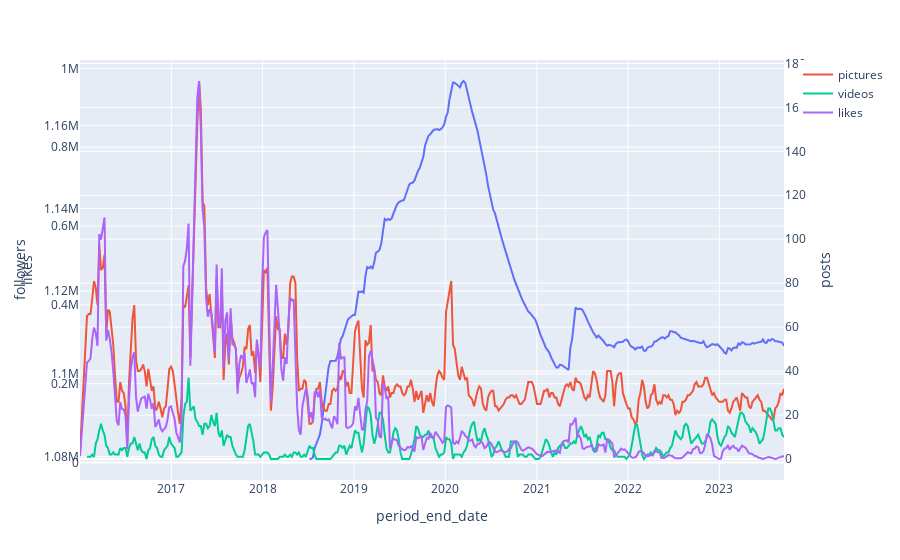

This figure's notebook cell:
### Code cell
brand_name = "John John Denim"
plotting_df = data[lambda x: x['business_entity_doing_business_as_name'] == brand_name][['period_end_date','followers','pictures','videos','comments','likes']].drop_duplicates().copy()

# Create Plotly Express plot
fig = px.line(plotting_df, x='period_end_date', y='followers')

# Add another trace for Value2 on a secondary y-axis
fig.add_trace(go.Scatter(x=plotting_df['period_end_date'], y=plotting_df['pictures'], name='pictures', yaxis='y2'))
fig.add_trace(go.Scatter(x=plotting_df['period_end_date'], y=plotting_df['videos'], name='videos', yaxis='y2'))
fig.add_trace(go.Scatter(x=plotting_df['period_end_date'], y=plotting_df['likes'], name='likes', yaxis='y3'))

# Update layout to add secondary y-axis
fig.update_layout(
    yaxis2=dict(title='posts', overlaying='y', side='right'),
    yaxis3=dict(title='likes', overlaying='y', side='left')
)

# Show plot
fig.show()

### Figure 1 — Plotly figure (JSON) as saved in the notebook; plotly's stock layout.template omitted (floating-point values rounded to 4 significant figures; data arrays with more than 128 entries replaced by an {"elided": "..."} marker saying what was removed)
{"data": [{"hovertemplate": "period_end_date=%{x}<br>followers=%{y}<extra></extra>", "legendgroup": "", "line": {"color": "#636efa", "dash": "solid"}, "marker": {"symbol": "circle"}, "mode": "lines", "name": "", "orientation": "v", "showlegend": false, "type": "scatter", "x": {"elided": "403 str values"}, "xaxis": "x", "y": {"elided": "403 int values"}, "yaxis": "y"}, {"name": "pictures", "type": "scatter", "x": {"elided": "403 str values"}, "y": {"elided": "403 int values"}, "yaxis": "y2"}, {"name": "videos", "type": "scatter", "x": {"elided": "403 str values"}, "y": {"elided": "403 int values"}, "yaxis": "y2"}, {"name": "likes", "type": "scatter", "x": {"elided": "403 str values"}, "y": {"elided": "403 int values"}, "yaxis": "y3"}], "layout": {"legend": {"tracegroupgap": 0}, "margin": {"t": 60}, "xaxis": {"anchor": "y", "domain": [0, 1], "title": {"text": "period_end_date"}}, "yaxis": {"anchor": "x", "domain": [0, 1], "title": {"text": "followers"}}, "yaxis2": {"overlaying": "y", "side": "right", "title": {"text": "posts"}}, "yaxis3": {"overlaying": "y", "side": "left", "title": {"text": "likes"}}}}
